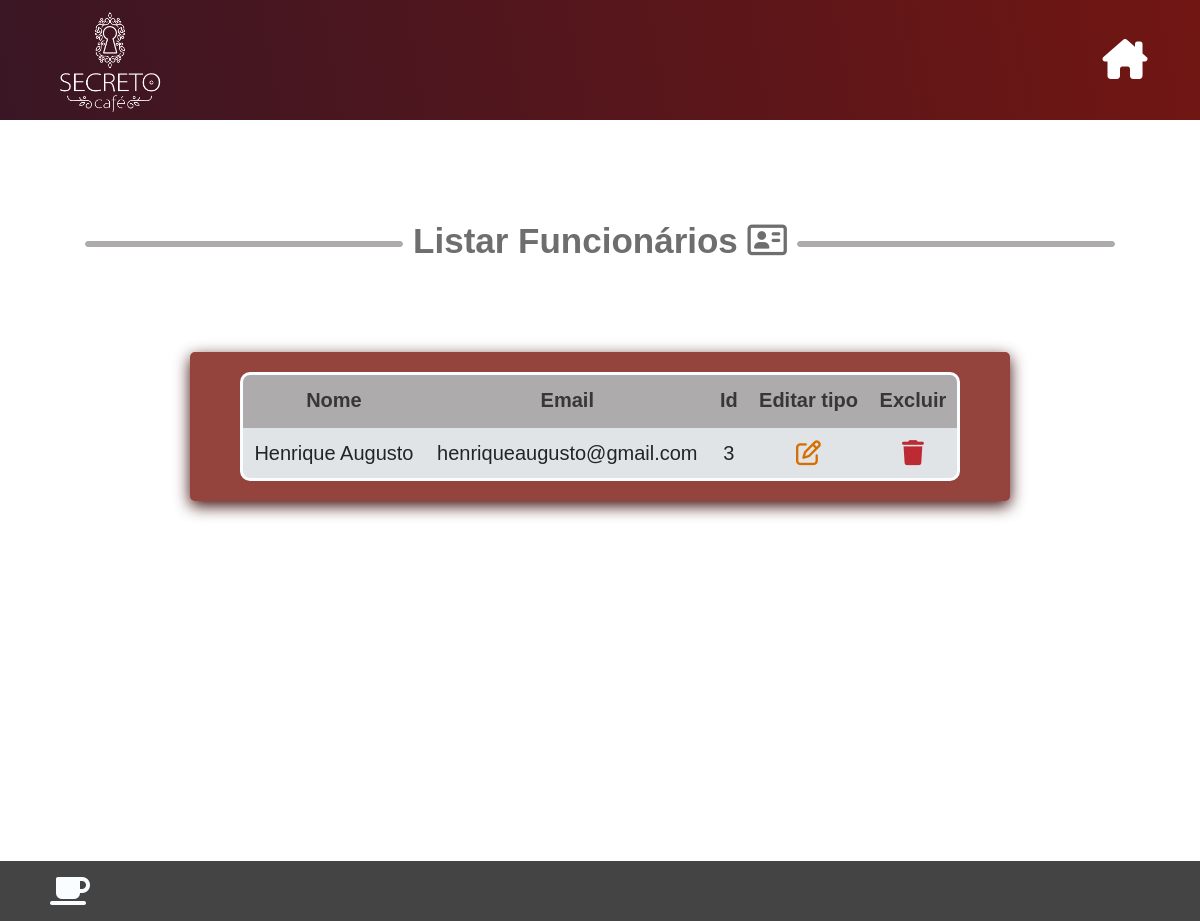
The page /listaFuncionario.php (signed in) on the database its author committed.
### tables this page shows
CREATE TABLE `funcionario` (
  `nomeFuncionario` varchar(20) NOT NULL,
  `sobrenomeFuncionario` varchar(20) NOT NULL,
  `emailFuncionario` varchar(50) NOT NULL,
  `senhaFuncionario` varchar(30) NOT NULL,
  `tipoFuncionario` varchar(5) NOT NULL,
  `idFuncionario` int(11) NOT NULL
);

### listaFuncionario.php (the view, shortened to what this page needs)
<?php
require_once("conexao.php");
?>
<!DOCTYPE html>
<html lang="pt-br">
<head>
    <link href="https://cdn.jsdelivr.net/npm/bootstrap@5.2.2/dist/css/bootstrap.min.css" rel="stylesheet">
    <link rel="stylesheet" href="estiloLista.css">
    <link rel="stylesheet" href="estilo_Pedidos.css">
    <link rel="stylesheet" href="estilo_Guilherme.css">
    <link rel="stylesheet" href="https://cdnjs.cloudflare.com/ajax/libs/font-awesome/6.2.0/css/all.min.css">
</head>
<body>
    <?php
    if (isset($_SESSION["idFunc"])) {
    ?>
        <header>
            <img src="img/logo3.png" class="logoimg">
            <ul class="nav justify-content-end">
                <li class="nav-item">
                    <button class="menu-btn"><i class="fa-solid fa-house-chimney carrinho fa-2x"></i> </button>
                </li>
            </ul>
        </header>
        <h1 class="titulo"> Listar Funcionários <i class="fa-regular fa-address-card"></i> </h1>
        <div class="div_1">
            <?php
            $sql = "SELECT * FROM funcionario order by nomeFuncionario";
            $resultado = $conn->query($sql);
            if ($resultado->num_rows > 0) {
            ?>
                <div class=divPedido>
                    <div class="SemP">
                        <table class="tabela">
                            <tr>
                                <th>Nome</th>
                                <th>Email</th>
                                <?php
                                if ($_SESSION["tipoFunc"] == "ADMIN") {
                                    ?>
                                <th>Id</th>
                                <th>Editar tipo</th>
                                <th>Excluir</th>
                                <?php
                                }
                                ?>
                            </tr>
                            <?php
                            while ($exibir = $resultado->fetch_assoc()) {
                            ?>
                                <tr>
                                    <td><?php echo $exibir["nomeFuncionario"] . " " . $exibir["sobrenomeFuncionario"]; ?></td>
                                    <td><?php echo $exibir["emailFuncionario"]; ?></td>
                                    <?php
                                    if ($_SESSION["tipoFunc"] == "ADMIN") {
                                    ?>
                                        <td><?php echo $exibir["idFuncionario"]; ?></td>
                                        <td><a style="color: #d66f01;" href="editarFuncionario.php?idFunc=<?php echo $exibir['idFuncionario'] ?>"><i class="fa-regular fa-pen-to-square fa-lg"></i></a></td>
                                        <td><a href="#" onclick="confirmaApagar(
                        '<?php echo $exibir['nomeFuncionario'] ?>', <?php echo $exibir['idFuncionario'] ?>)">
                                                <i style="color: #bd2a33;" class="fa-trash fa-solid fa-lg"></i>
                                            </a>
                                        </td>
                                    <?php
                                    }
                                    ?>
                                </tr>
                        <?php
                            }
                        }
                        ?>
                        </table>
                    </div>
                </div>
        </div>
        <footer>
            <i class="fa-solid fa-mug-saucer fa-2x" aria-hidden="true"></i>
        </footer>
    <?php
    } else {
    ?>
        <div class="text-center alert alert-warning">
            Usuário não logado, favor <a href="loginFuncionario.php">fazer login</a>
        </div>
    <?php
    }
    ?>
</body>
</html>

### estiloLista.css (style rules this page uses)
.titulo:before, .titulo:after { background-color:#adabab; content: ""; display: inline-block; height: 6px; border-radius: 15px; vertical-align: middle; border: 0.5px solid #acaaaa; width: 80%; }
.titulo:before { right: .5em; margin-left: -80%; }
.titulo:after { left: .5em; margin-right: -80%; }
h1 { position: relative; top: 150px; font-family: sans-serif; font-weight: 600; font-size: 35px; }
table, td, th { font-size: 20px; border-collapse: collapse; border-bottom: 3px solid #adabab; }
.div_1 { margin-top: 250px; }

### estilo_Pedidos.css (style rules this page uses)
* { font-family: sans-serif; margin: 0; padding: 0; }
header { width: 100%; display: flex; justify-content: space-between; align-items: center; position: fixed; top: 0%; padding: 0px 50px; background: linear-gradient(800deg, #3a1624, #711613); z-index: 1000; }
body { align-items: center; display: flex; flex-direction: column; }
.logoimg { height: 115px; width: 120px; }
.menu-btn { cursor: pointer; background: transparent; border: none; width: 50px; height: auto; }
h1 { animation: anima 800ms ease; margin-top: 40px; padding: 30px; color: #6e6e6e; margin-bottom: -40px; }
.divPedido { animation: anima2 800ms ease; box-shadow: 0px 5px 1em #3f0c0b; background: #94443c; border-radius: 5px; padding: 20px 50px; width: auto; display: flex; align-items: center; justify-content: center; align-items: center; }
.tabela { border: 3px solid #adabab; border-radius: 10px; overflow: hidden; height: 10vh; width: 60vw; background: #fafdff; cursor: default; }
th { color: #383737; background-color: #adabab; padding: 10px; }
td { padding: 10px; text-align: center; border: 0; border-bottom: 2px solid #adabab; }
tr:nth-child(even) { background:#e1e4e6; }
img { margin-top: 5px; width: 100px; height: auto; border-radius: 5px; }
footer { color: #fafdff; align-items: center; margin-top: 45vh; width: 100%; height: 60px; display: flex; background: #444; padding: 0px 50px; }

### estilo_Guilherme.css (style rules this page uses)
* { text-decoration: none; scroll-behavior: smooth; transition: all .2s ease-in-out; }
body { text-align: center; overflow-x: hidden; align-items: center; display: flex; flex-direction: column; }
header { width: 100%; display: flex; justify-content: space-between; align-items: center; position: fixed; top: 0%; font-size: 20px; padding: 0px 50px; }
.logoimg { height: 115px; width: 120px; }
.menu-btn { cursor: pointer; background: transparent; border: none; }
.carrinho { cursor: pointer; color: white; }
.tabela { border: 3px solid #adabab; border-collapse: collapse; }
* { box-sizing: border-box; }
button { display: block; background: transparent; border: 0; cursor: pointer; }

### rows shown on the page
funcionario: nomeFuncionario "Henrique", sobrenomeFuncionario "Augusto", emailFuncionario "henriqueaugusto@gmail.com", idFuncionario "3"
